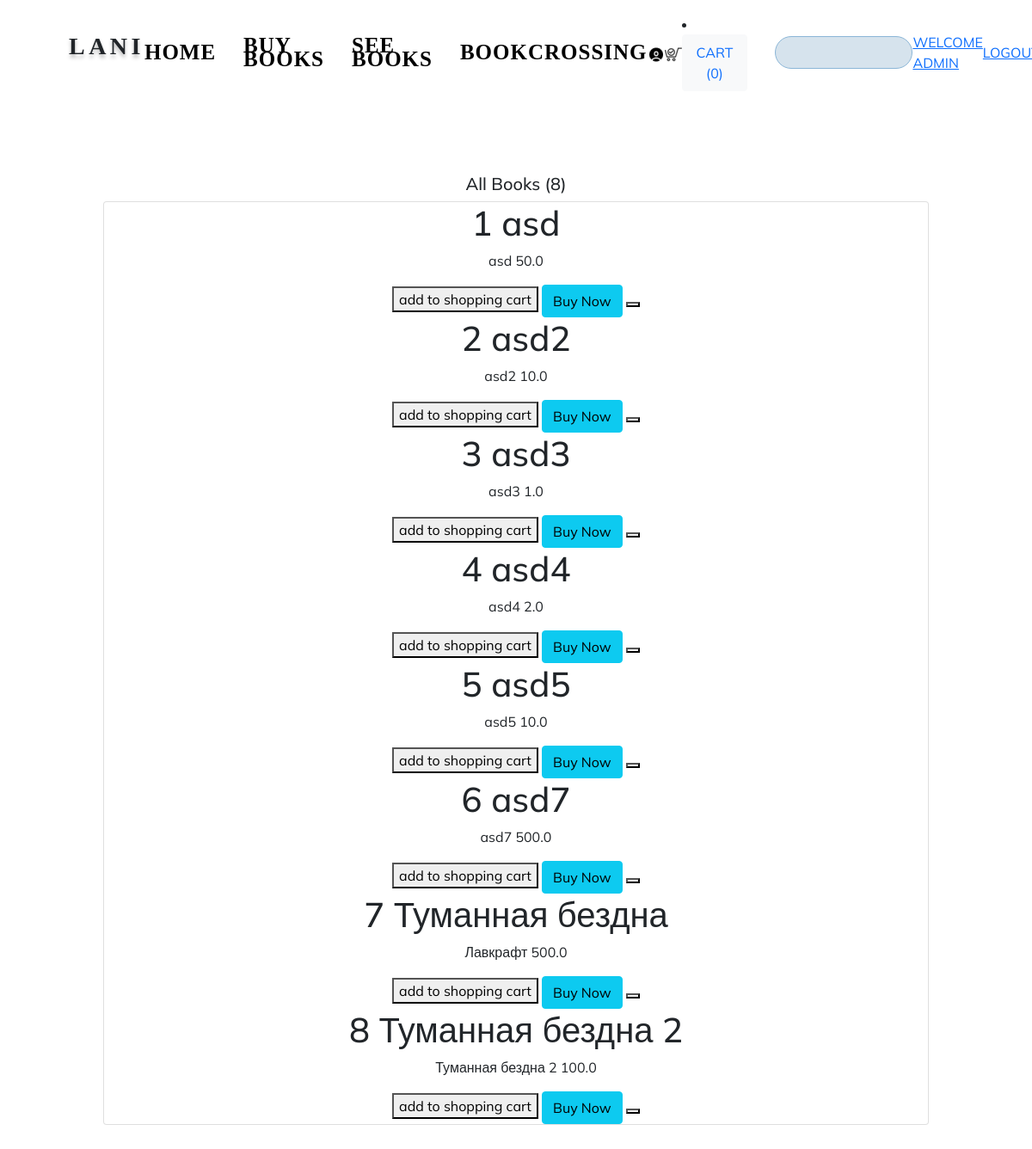
Page /for_users/ (signed in) on the committed database.
### books/models.py (models this page shows, shortened)
class Book(models.Model):
    CATEGORY = (
        ('Mystery', 'Mystery'),
        ('Thriller', 'Thriller'),
        ('Sci-Fi', 'Sci-Fi'),
        ('Humor', 'Humor'),
        ('Horror', 'Horror'),
    )
    book_name = models.CharField(max_length=100)
    author = models.CharField(max_length=100, default="")
    category = models.CharField(max_length=100, choices=CATEGORY)
    price = models.FloatField()
    stock = models.IntegerField(default=2)

### books/views.py (the view)
# urls.py: path("for_users/", views.Users, name="Users"),
@login_required(login_url='/user_login')
def Users(request):
    books = Book.objects.all()
    total_books = books.count()
    return render(request, "for_user.html", {'books': books, 'total_books': total_books})

### books/templates/for_user.html (shortened to what this page needs)
{% extends 'user_navbar.html' %}
{% block cart-item %}
    <li class="nav-item">
        <a class="nav-link btn btn-light" href="/checkout/" aria-current="page">Cart
            (<span id="cart">0</span>)</a>
    </li>
{% endblock %}
{% block body %}
    <section>
    <h5>All Books ({{ total_books }})</h5>
    <div class="services-cards">
        <div class="cards-row">
            <div class="card">
                <div class="card-text">
                    {% for book in books %}
                        <h1>{{ book.id }} {{ book.book_name }}</h1>
                        <p>
                            {{ book.author }}
                            {{ book.price }}
                        </p>
                        <button class="">add to shopping cart</button>
                        <button id="pr{{ book.id }}" class="btn btn-info cart">Buy Now</button>
                        <button class="quantity" id="divpr{{ book.id }}"></button>
                    {% endfor %}
                </div>
            </div>
        </div>
    </div>
{% endblock %}

### books/templates/user_navbar.html (shortened to what this page needs)
{% load static %}
<!doctype html>
<html lang="en">
<head>
    <link href="https://cdn.jsdelivr.net/npm/bootstrap@5.0.2/dist/css/bootstrap.min.css" rel="stylesheet"
>
    <link rel="stylesheet" href="{% static 'styles/index.css' %}">
</head>
<body>
<header>
    <p class="title">LANI</p>
    <nav>
        <a href="/">Home</a>
        <a href="/for_users/">Buy Books</a>
        <a href="/see_bookcrossing/">See books</a>
        <a href="/bookcrossing/">bookcrossing</a>
    </nav>
    <a href=""><img src="{% static 'img/icons8-тестовый-аккаунт-30 1.png' %}" alt="" class="icon"></a>
    <a href=""><img src="{% static 'img/icons8-shopping-cart-32 1.png' %}" alt="" class="icon1"></a>
    {% block cart-item %} {% endblock %}
    <form action="{% url 'index' %}">
        <input type="text" &#128269;>
    </form>
    {% if user.is_authenticated %}
        <a href="#">Welcome {{ request.user }}</a>
        <a href="/logout/" type="submit">Logout</a>
    {% endif %}
</header>
{% block body %}{% endblock %}
</body>
</html>

### books/static/styles/index.css (style rules this page uses)
body { margin: 0; padding: 0; font-family: "Mulish", sans-serif; font-size: 16px; overflow-x: hidden; }
header { text-transform: uppercase; padding: 1rem 5rem; display: flex; justify-content: space-between; align-items: center; }
.title { font-family: 'Playfair Display', serif; font-style: normal; font-weight: 600; font-size: 28px; line-height: 37px; letter-spacing: 0.16em; text-shadow: 0 4px 4px rgba(0, 0, 0, 0.25); }
nav a { font-family: 'Montserrat', serif; font-style: normal; font-weight: 600; font-size: 25px; line-height: 16px; letter-spacing: 0.04em; color: #000000; text-decoration: none; }
nav { display: flex; justify-content: flex-end; align-items: center; gap: 2rem; }
header input { width: 10rem; margin-left: 2rem; padding: .4rem .8rem; border-radius: 20px; outline: none; border: 1px solid #8bb6d7; background-color: #d6e3ed; }
* { box-sizing: border-box; }
section { text-align: center; padding: 5rem 0; width: 80%; margin: 0 auto; }

### rows in the picture
Book: id "1", book_name "asd", author "asd", price "50.0"
Book: id "2", book_name "asd2", author "asd2", price "10.0"
Book: id "3", book_name "asd3", author "asd3", price "1.0"
Book: id "4", book_name "asd4", author "asd4", price "2.0"
Book: id "5", book_name "asd5", author "asd5", price "10.0"
Book: id "6", book_name "asd7", author "asd7", price "500.0"
Book: id "7", book_name "Туманная бездна", author "Лавкрафт", price "500.0"
Book: id "8", book_name "Туманная бездна 2", author "Туманная бездна 2", price "100.0"

### other values in the picture
{{ request.user }} "ADMIN"
{{ total_books }} "8"
